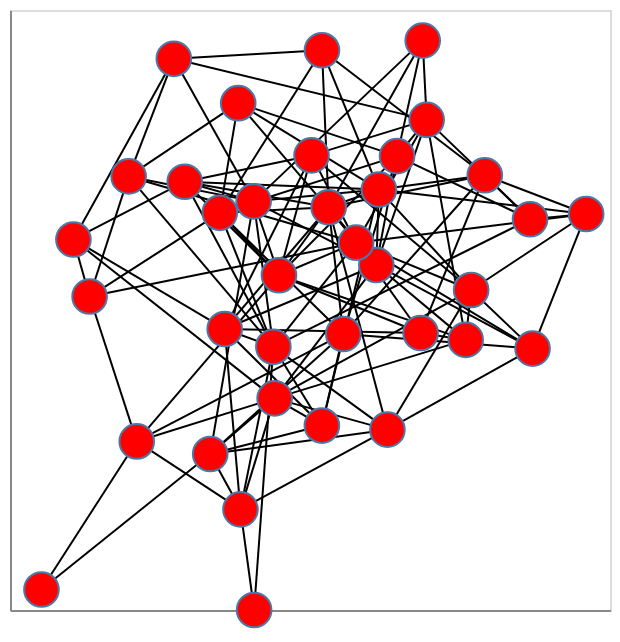

The cell this chart's notebook holds for it:
### Markdown cell above
###### Generate a random graph

To get started quickly, we can create a random graph. The `fast_gnp_random_graph` method uses the Erdős-Rényi model to generate a graph according to two main parameters: the number of nodes **`n`** and the probability that a given pair of nodes is connected **`p`**:

### Code cell
G = nx.fast_gnp_random_graph(n=36, p=.2)

# show graph with nx_altair
nxa.draw_networkx(G)

### Figure 1 — Vega-Lite specification as saved in the notebook (floating-point values rounded to 4 significant figures; data arrays with more than 128 entries replaced by an {"elided": "..."} marker saying what was removed)
{"config": {"view": {"continuousWidth": 300, "continuousHeight": 300}}, "layer": [{"data": {"name": "data-1ad0fac67af6665de892a1cc054b6d3e"}, "mark": {"type": "line", "color": "black", "opacity": 1, "strokeWidth": 1}, "encoding": {"detail": {"field": "edge", "type": "quantitative"}, "x": {"axis": {"grid": false, "labels": false, "ticks": false, "title": ""}, "field": "x", "type": "quantitative"}, "y": {"axis": {"grid": false, "labels": false, "ticks": false, "title": ""}, "field": "y", "type": "quantitative"}}}, {"data": {"name": "data-47c0d94de7933821590b2ac2bf8b3380"}, "mark": {"type": "point", "fill": "red", "opacity": 1, "size": 300, "strokeWidth": 1.0}, "encoding": {"x": {"axis": {"grid": false, "labels": false, "ticks": false}, "field": "x", "type": "quantitative"}, "y": {"axis": {"grid": false, "labels": false, "ticks": false}, "field": "y", "type": "quantitative"}}}], "$schema": "https://vega.github.io/schema/vega-lite/v5.20.1.json", "datasets": {"data-1ad0fac67af6665de892a1cc054b6d3e": {"elided": "250 records"}, "data-47c0d94de7933821590b2ac2bf8b3380": [{"x": -0.09433, "y": -0.3652}, {"x": 0.1768, "y": 0.03513}, {"x": -0.1855, "y": -0.698}, {"x": -0.2275, "y": -0.1569}, {"x": -0.7161, "y": -0.9386}, {"x": 0.4297, "y": -0.0401}, {"x": 0.4152, "y": -0.1897}, {"x": -0.6309, "y": 0.1117}, {"x": 0.5935, "y": -0.2158}, {"x": -0.334, "y": 0.2849}, {"x": 0.3005, "y": 0.7082}, {"x": 0.03169, "y": -0.4467}, {"x": -0.2661, "y": -0.5321}, {"x": -0.149, "y": -1.0}, {"x": 0.08889, "y": -0.1719}, {"x": -0.462, "y": -0.4943}, {"x": 0.7364, "y": 0.1881}, {"x": 0.2064, "y": -0.4589}, {"x": -0.2406, "y": 0.1916}, {"x": -0.1915, "y": 0.5205}, {"x": 0.1838, "y": 0.2613}, {"x": 0.123, "y": 0.102}, {"x": 0.3111, "y": 0.4704}, {"x": -0.5877, "y": -0.05963}, {"x": 0.04964, "y": 0.2082}, {"x": -0.09773, "y": -0.2105}, {"x": 0.5868, "y": 0.1722}, {"x": 0.004064, "y": 0.3638}, {"x": -0.4836, "y": 0.3007}, {"x": -0.0827, "y": 0.004124}, {"x": 0.2321, "y": 0.3616}, {"x": 0.03192, "y": 0.6792}, {"x": -0.3632, "y": 0.6536}, {"x": 0.295, "y": -0.1689}, {"x": -0.1503, "y": 0.2259}, {"x": 0.4661, "y": 0.3041}]}}
